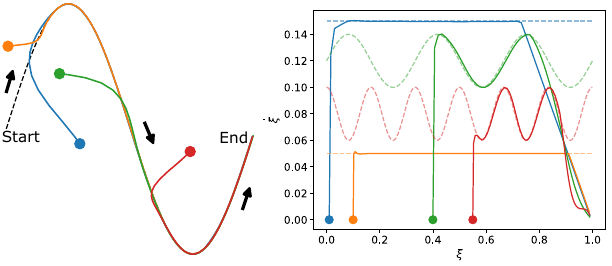

This figure's Python source:
import numpy as np
import matplotlib.pyplot as plt

import casadi as cs
from robotic_manipulator.utils import load_pickle, get_package_path


def xidot_funcs():
    # define path
    xi = cs.SX.sym("xi")
    xi_dot0 = 0.15
    xi_dot1 = 0.05
    xi_dot2 = 0.12 + 0.02 * cs.sin(3 * 2 * np.pi * xi)
    xi_dot3 = 0.08 + 0.02 * cs.cos(6 * 2 * np.pi * xi)
    f_xidot = cs.Function([xi], [xi_dot0, xi_dot1, xi_dot2, xi_dot3])
    return f_xidot


# Load data
data_c0 = load_pickle(get_package_path() + "/paper/example2/data/case_0.pickle")
X_c0 = data_c0["X"]
X_ref_c0 = data_c0["X_ref"]
U_c0 = data_c0["U"]
p_c0 = data_c0["p"]
t_sim_c0 = data_c0["t_sim"]
path = data_c0["path"]

data_c1 = load_pickle(get_package_path() + "/paper/example2/data/case_1.pickle")
X_c1 = data_c1["X"]
X_ref_c1 = data_c1["X_ref"]
U_c1 = data_c1["U"]
p_c1 = data_c1["p"]
t_sim_c1 = data_c1["t_sim"]
path = data_c1["path"]

data_c2 = load_pickle(get_package_path() + "/paper/example2/data/case_2.pickle")
X_c2 = data_c2["X"]
X_ref_c2 = data_c2["X_ref"]
U_c2 = data_c2["U"]
p_c2 = data_c2["p"]
t_sim_c2 = data_c2["t_sim"]

data_c3 = load_pickle(get_package_path() + "/paper/example2/data/case_3.pickle")
X_c3 = data_c3["X"]
X_ref_c3 = data_c3["X_ref"]
U_c3 = data_c3["U"]
p_c3 = data_c3["p"]
t_sim_c3 = data_c3["t_sim"]

n_eval = 1000
f_xidot0 = lambda xi: 0.15 * np.ones_like(xi)
f_xidot1 = lambda xi: 0.05 * np.ones_like(xi)
f_xidot2 = lambda xi: 0.12 + 0.02 * np.sin(3 * 2 * np.pi * xi)
f_xidot3 = lambda xi: 0.08 + 0.02 * np.cos(6 * 2 * np.pi * xi)

xi_eval = np.linspace(0, 1, n_eval)
xidot0_eval = f_xidot0(xi_eval)
xidot1_eval = f_xidot1(xi_eval)
xidot2_eval = f_xidot2(xi_eval)
xidot3_eval = f_xidot3(xi_eval)

# visualize
colors = plt.rcParams["axes.prop_cycle"].by_key()["color"]

fig, ax = plt.subplots()
ax.plot(path[:, 0], path[:, 1], "k--", alpha=1.0, linewidth=1.2)
ax.plot(p_c0[:, 0], p_c0[:, 1], "-", alpha=1.0, lw=1.5)
ax.plot(p_c0[0, 0], p_c0[0, 1], "o", markersize=10, color=colors[0])
ax.plot(p_c1[:, 0], p_c1[:, 1], "-", alpha=1.0, lw=1.5)
ax.plot(p_c1[0, 0], p_c1[0, 1], "o", markersize=10, color=colors[1])
ax.plot(p_c2[:, 0], p_c2[:, 1], "-", alpha=1.0, lw=1.5)
ax.plot(p_c2[0, 0], p_c2[0, 1], "o", markersize=10, color=colors[2])
ax.plot(p_c3[:, 0], p_c3[:, 1], "-", alpha=1.0, lw=1.5)
ax.plot(p_c3[0, 0], p_c3[0, 1], "o", markersize=10, color=colors[3])
ax.set_aspect("equal")
ax.axis("off")
plt.savefig(get_package_path() + "/paper/example2/images/overview.pdf", dpi=300)


fig, ax = plt.subplots()
ax.plot(xi_eval, xidot0_eval, "--", color=colors[0], alpha=0.5)
ax.plot(X_ref_c0[:, 0], X_c0[:-1, 2], color=colors[0])
ax.plot(X_ref_c0[0, 0], X_c0[0, 2], "o", markersize=10, color=colors[0])
ax.plot(xi_eval, xidot1_eval, "--", color=colors[1], alpha=0.5)
ax.plot(X_ref_c1[:, 0], X_c1[:-1, 2], color=colors[1])
ax.plot(X_ref_c1[0, 0], X_c1[0, 2], "o", markersize=10, color=colors[1])
ax.plot(xi_eval, xidot2_eval, "--", color=colors[2], alpha=0.5)
ax.plot(X_ref_c2[:, 0], X_c2[:-1, 2], color=colors[2])
ax.plot(X_ref_c2[0, 0], X_c2[0, 2], "o", markersize=10, color=colors[2])
ax.plot(xi_eval, xidot3_eval, "--", color=colors[3], alpha=0.5)
ax.plot(X_ref_c3[:, 0], X_c3[:-1, 2], color=colors[3])
ax.plot(X_ref_c3[0, 0], X_c3[0, 2], "o", markersize=10, color=colors[3])
ax.set_xlabel(r"$\xi$", fontsize=14)
ax.set_ylabel(r"$\dot{\xi}$", fontsize=14)
ax.tick_params(axis="both", which="major", labelsize=13)
plt.savefig(get_package_path() + "/paper/example2/images/xidot.pdf", dpi=300)

plt.tight_layout()
plt.show()
